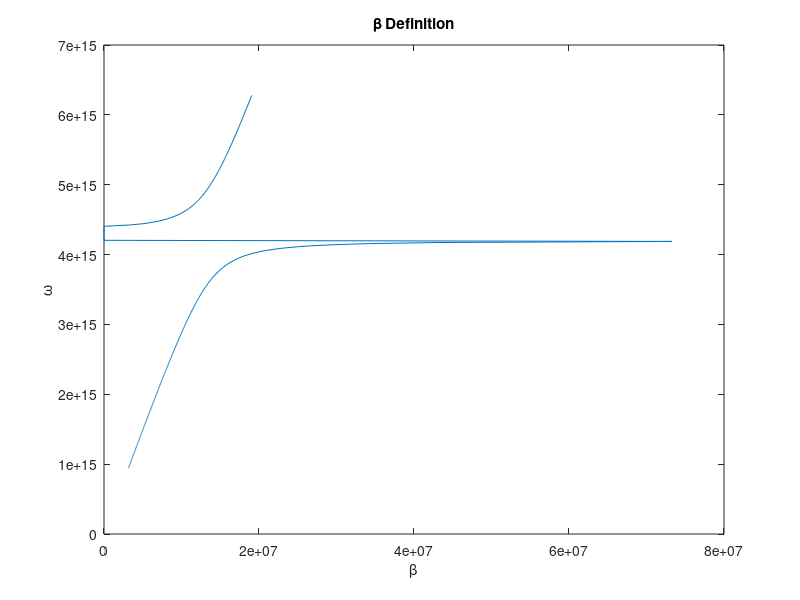
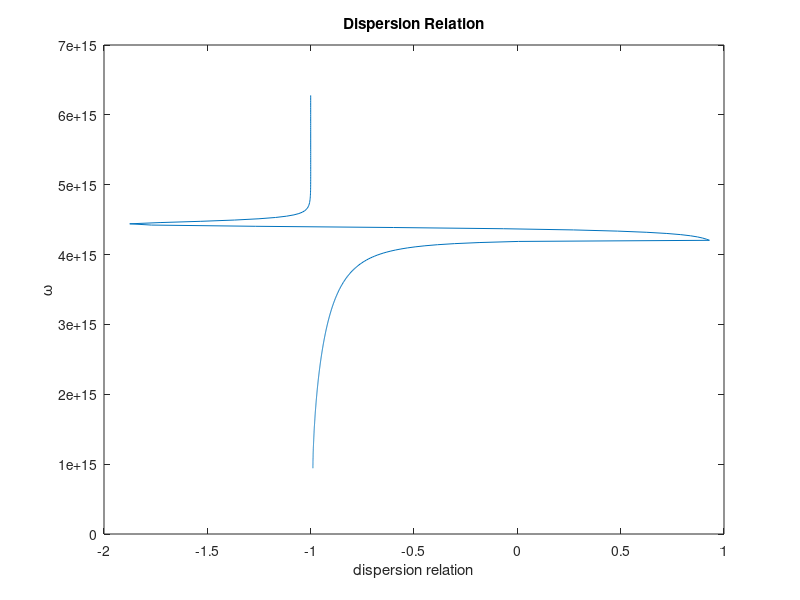
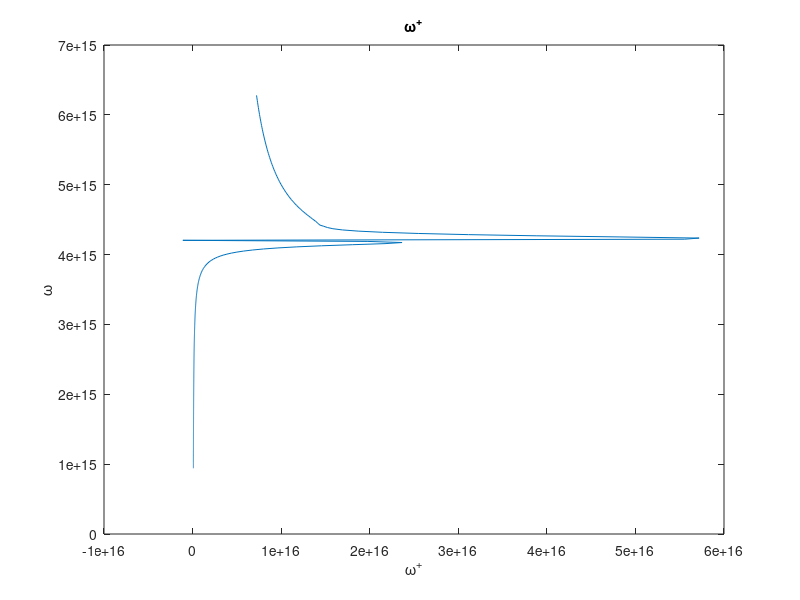

Write the MATLAB code that produced these figures, in order.
close all
clear all
clc

% --- Multilayer surface plasmone ---

% MIM -> eps1 = dielectric constant of insulation core
%        eps2 = dielectric constant of metallic sheet 

% angular frequency definition 
c = 299792458;
lam = linspace(300e-9,2000e-9,1000); 
f = c./lam;
w = 2*pi*f;

% drude model definition and metalic characteristic
eps_inf = 9.5; % Silver -> 3.7, Au -> 9.5
wp = 1.36e16;   % silver -> 1.38*10e16, Au->1.36e16
gamma = 1.05e14;  % Silver -> 2.73*10e13, Au -> 1.05e14
% gamma = 1.05e12; % Au lossy
eps_au = eps_inf-wp^2./(w.^2+1i.*w.*gamma); % eps1

% dielectric material 
eps_d = 1; % eps2 

% beta definition
nsp = sqrt((real(eps_au).*eps_d)./(real(eps_au)+eps_d));
beta = w/c .* nsp;

figure
plot(real(beta),w)
xlabel('\beta');ylabel('\omega');
title('\beta Definition')

a = 25e-9; % distance btween layers
% a = [25e-9 50e-9 100e-9];

k1 = sqrt(beta.^2-(w/c).^2*eps_d);
k2 = sqrt(beta.^2-(w/c).^2.*eps_au);

dispersion_relation = tanh(real(k1)*a) + (k2.*eps_d)./(k1.*eps_au);

% dispersion_relation = -(k2.*eps_d)./(k1.*eps_au); 

figure 
plot(real(dispersion_relation),w);
xlabel('dispersion relation'); ylabel('\omega');
title('Dispersion Relation')

omega_plus = ( wp./(sqrt(1+eps_au)) ).*sqrt(1+(2.*eps_au.*exp(-2*beta*a))./(1+eps_au)); 

figure 
plot(real(omega_plus),w);
xlabel('\omega^{+}'); ylabel('\omega');
title('\omega^{+}')